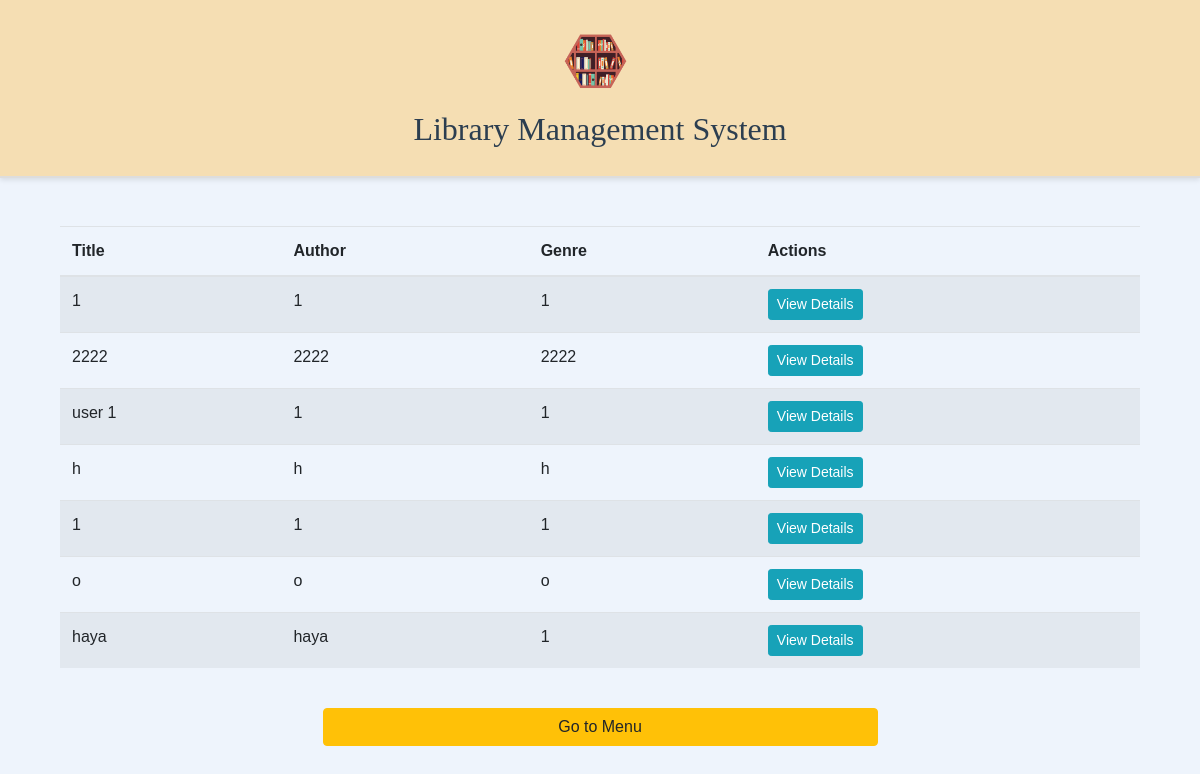
/allBooks/haya/, run on the app's committed database.
### Library/models.py (models this page shows, shortened)
class Book(models.Model):
    title = models.CharField(max_length=100)
    author = models.CharField(max_length=100)
    genre = models.CharField(max_length=50)
    published_date = models.DateField()
    user = models.ForeignKey(User, on_delete=models.CASCADE)
    reserved_by = models.ManyToManyField(User, blank=True, related_name='reserved_books')

### Library/views.py (the view)
# urls.py: path('allBooks/<str:username>/', views.all_books, name='all_books'),
def all_books(request, username):
    books = Book.objects.all()
    return render(request, 'Library/allBooks.html', {'books': books, 'username': username})

### Library/templates/Library/allBooks.html (shortened to what this page needs)
{% extends 'Library/base.html' %}
{% block content %}
<div class="container mt-5">
    <table class="table table-striped">
        <thead>
            <tr>
                <th>Title</th>
                <th>Author</th>
                <th>Genre</th>
                <th>Actions</th>
            </tr>
        </thead>
        <tbody>
            {% for book in books %}
            <tr>
                <td>{{ book.title }}</td>
                <td>{{ book.author }}</td>
                <td>{{ book.genre }}</td>
                <td>
                    <a href="{% url 'Library:specificBook' username book.id %}" class="btn btn-info btn-sm">View Details</a>
                </td>
            </tr>
            {% endfor %}
        </tbody>
    </table>
</div>
<div style="text-align: center;">
    <a href="{% url 'Library:menu' username=username %}" class="btn btn-warning w-50">Go to Menu</a>
</div>
{% endblock %}

### Library/templates/Library/base.html (shortened to what this page needs)
<!DOCTYPE html>
<html lang="en">
{% load static %}
<head>
    <link href="https://stackpath.bootstrapcdn.com/bootstrap/4.5.2/css/bootstrap.min.css" rel="stylesheet">
    <link rel="stylesheet" type="text/css" href="{% static 'Library/style.css' %}">
</head>
<body>
    <header class="header" style="background-color:wheat">
        <img src="{% static 'Library/images/logo.png' %}" alt="Library Logo" class="logo">
        <h1 class="title">Library Management System</h1>
    </header>
    <div class="container">
        {% block content %}
        {% endblock %}
    </div>
</body>
</html>

### Library/static/Library/style.css (style rules this page uses)
body { background-color: #eef4fc; font-family: 'Arial', sans-serif; }
.header { text-align: center; padding: 20px 0; background-color: #fdfdfd; border-bottom: 2px solid #ddd; box-shadow: 0 2px 5px rgba(0, 0, 0, 0.1); }
.header .logo { max-width: 80px; margin-right: 10px; }
.header .title { font-size: 32px; color: #2c3e50; font-family: 'Georgia', serif; margin-top: 10px; }

### data on the page
Book: title "1", author "1", genre "1"
Book: title "2222", author "2222", genre "2222"
Book: title "user 1", author "1", genre "1"
Book: title "h", author "h", genre "h"
Book: title "1", author "1", genre "1"
Book: title "o", author "o", genre "o"
Book: title "haya", author "haya", genre "1"
